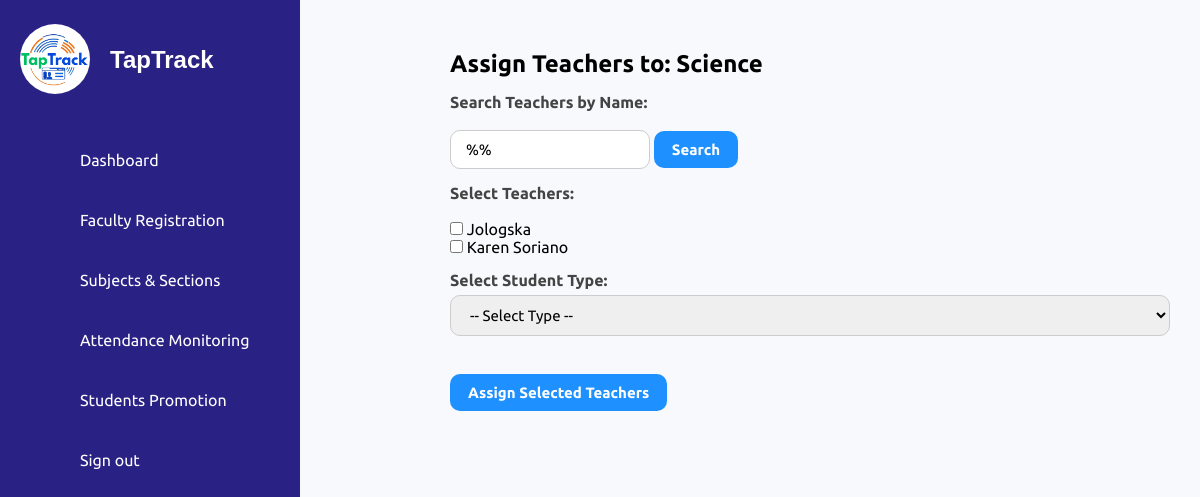
/ISIERA/assign_subjects.php?subject_id=66, run on the app's committed database.
### tables this page shows
CREATE TABLE `subjects` (
  `id` int(11) NOT NULL,
  `subject_name` varchar(255) NOT NULL,
  `student_type` varchar(150) NOT NULL,
  `created_at` timestamp NOT NULL DEFAULT current_timestamp(),
  `strand_id` int(11) DEFAULT NULL
);

CREATE TABLE `faculty` (
  `id` int(11) NOT NULL,
  `teacher_id` varchar(6) NOT NULL,
  `name` varchar(100) NOT NULL,
  `email` varchar(100) NOT NULL,
  `contact` varchar(20) DEFAULT NULL,
  `dob` date NOT NULL,
  `password` varchar(255) NOT NULL
);

### ISIERA/assign_subjects.php (the view, shortened to what this page needs)
<?php
include('db_connection.php');
$subject_id = $_GET['subject_id'] ?? null;
$subject_query = $conn->prepare("SELECT subject_name, student_type FROM subjects WHERE id = ?");
$subject_query->bind_param("i", $subject_id);
$subject_query->execute();
$subject = $subject_query->get_result()->fetch_assoc();
$search_term = '';
$teachers_query = $conn->prepare("SELECT id, name FROM Faculty WHERE name LIKE ? ORDER BY name ASC");
$search_term = "%" . $search_term . "%";
$teachers_query->bind_param("s", $search_term);
$teachers_query->execute();
$teachers = $teachers_query->get_result();
?>
<!DOCTYPE html>
<html lang="en">
<head>
    <link rel="stylesheet" href="assets/css/style.css">
    <link rel="stylesheet" href="assets/css/subject.css">
</head>
<body>
<?php include('sidebar.php'); ?>
<div class="subject-manager" style="margin-left: 420px;">
    <h2>Assign Teachers to: <?= htmlspecialchars($subject['subject_name']) ?></h2>
    <form method="POST">
        <label>Search Teachers by Name:</label>
        <input type="text" name="search_term" value="<?= htmlspecialchars($search_term) ?>" placeholder="Search..." style="width: 200px;">
        <input type="submit" value="Search">
    </form>
    <form method="POST">
        <label>Select Teachers:</label><br>
        <?php while ($row = $teachers->fetch_assoc()): ?>
            <input type="checkbox" name="teacher_ids[]" value="<?= $row['id'] ?>"> <?= htmlspecialchars($row['name']) ?><br>
        <?php endwhile; ?>
        <label>Select Student Type:</label>
        <select name="student_type" required>
            <option value="">-- Select Type --</option>
        </select>
        <br><br>
        <input type="submit" value="Assign Selected Teachers">
    </form>
</div>
</body>
</html>

### ISIERA/assets/css/style.css (style rules this page uses)
* { font-family: 'Ubuntu', sans-serif; margin: 0; padding: 0; box-sizing: border-box; }
:root { --blue: #2a2185; --white: #fff; --gray: #f5f5f5; --black1: #222; --black2: #999; }
body { min-height: 100vh; overflow-x: hidden; }

### ISIERA/assets/css/subject.css (style rules this page uses)
body { font-family: 'Segoe UI', Tahoma, Geneva, Verdana, sans-serif; background-color: #f8f9fc; }
.subject-manager { margin-left: 400px; padding: 30px; max-width: 1000px; padding-top: 50px; }
label { font-weight: 600; color: #444; display: block; margin-top: 15px; }
input[type="text"], select { width: 100%; padding: 10px 15px; border: 1px solid #ccc; border-radius: 10px; margin-top: 6px; font-size: 15px; }
input[type="submit"], .assign-btn { margin-top: 20px; background-color: #1e90ff; color: #fff; border: none; padding: 10px 18px; font-size: 15px; font-weight: bold; border-radius: 10px; cursor: pointer; transition: background 0.3s ease; text-decoration: none; display: inline-block; }

### data on the page
subjects: subject_name "Science"
faculty: name "Jologska"
faculty: name "Karen Soriano"
